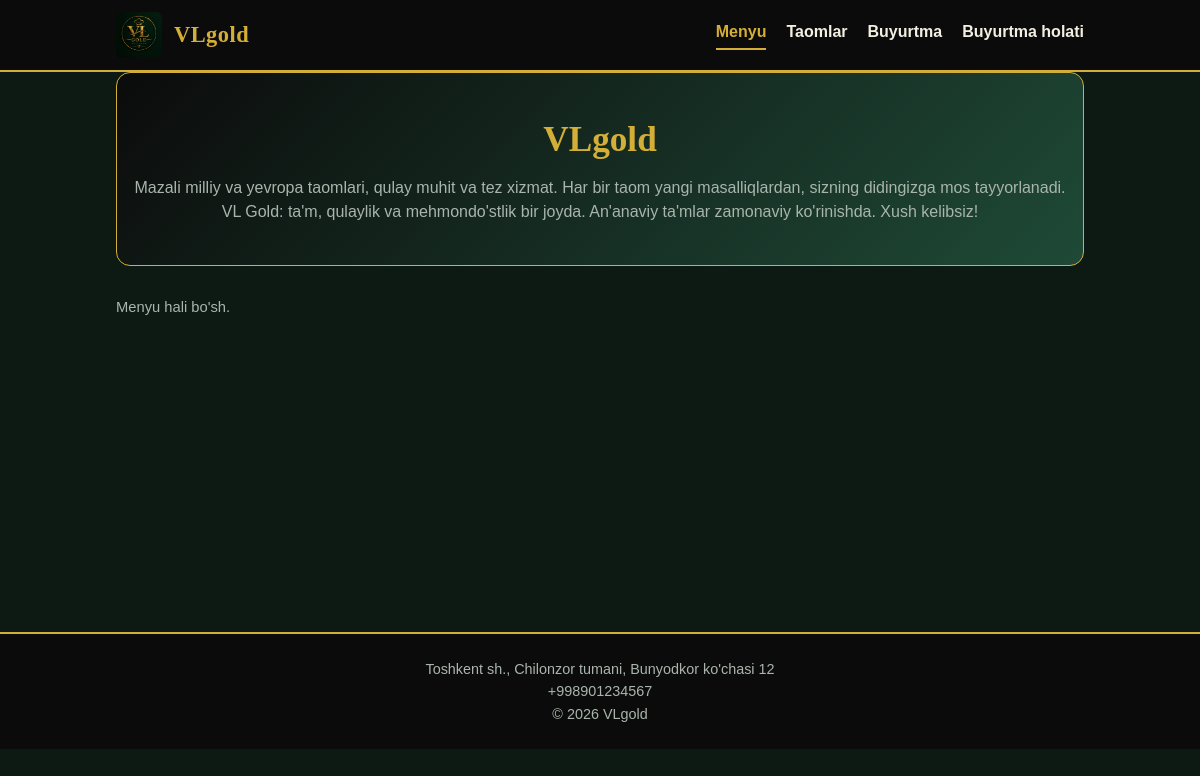
The page / on the database its author committed.
### VLhomeapp/models.py (models this page shows, shortened)
class Restaurant(models.Model):
    name = models.CharField(max_length=150)
    logo = models.ImageField(upload_to="logo/", blank=True, null=True)
    phone = models.CharField(max_length=30, blank=True)
    address = models.CharField(max_length=255, blank=True)
    description = models.TextField(blank=True)

### VLhomeapp/views.py (the view)
# urls.py: path("", views.menu_list, name="menu_list"),
def menu_list(request):
    menus = Menu.objects.prefetch_related("dishes").all()
    return render(request, "vlhomeapp/menu.html", {"menus": menus})

### VLhomeapp/context_processors.py (called while the page is built)
def restaurant(request):
    return {"restaurant": Restaurant.objects.first()}

### VLhomeapp/templates/vlhomeapp/menu.html (shortened to what this page needs)
{% extends "vlhomeapp/base.html" %}
{% block content %}
    <section class="hero">
        <h1>{% if restaurant %}{{ restaurant.name }}{% else %}Restoran{% endif %}</h1>
        <p>{% if restaurant and restaurant.description %}{{ restaurant.description }}{% else %}Mazali taomlar menyusi{% endif %}</p>
    </section>
    {% for menu in menus %}
        <section class="menu-section">
            <h2>{{ menu.name }}</h2>
            {% if menu.description %}<p class="muted">{{ menu.description }}</p>{% endif %}
            <div class="dish-grid">
                {% for dish in menu.dishes.all %}
                    {% if dish.is_available %}
                    <article class="dish-card">
                        {% if dish.image %}
                            <img src="{{ dish.image.url }}" alt="{{ dish.name }}">
                        {% else %}
                            <div class="no-image">Rasm yo'q</div>
                        {% endif %}
                        <div class="dish-body">
                            <h3>{{ dish.name }}</h3>
                            <p class="muted">{{ dish.description }}</p>
                            <p class="price">{{ dish.price|floatformat:0 }} so'm</p>
                        </div>
                    </article>
                    {% endif %}
                {% empty %}
                    <p class="muted">Bu bo'limda hali taom yo'q.</p>
                {% endfor %}
            </div>
        </section>
    {% empty %}
        <p class="muted">Menyu hali bo'sh.</p>
    {% endfor %}
{% endblock %}

### VLhomeapp/templates/vlhomeapp/base.html (shortened to what this page needs)
{% load static %}
<!DOCTYPE html>
<html lang="uz">
<head>
    <link rel="stylesheet" href="{% static 'vlhomeapp/style.css' %}">
</head>
<body>
    <header class="site-header">
        <div class="container header-inner">
            <a href="{% url 'menu_list' %}" class="brand">
                {% if restaurant and restaurant.logo %}
                    <img src="{{ restaurant.logo.url }}" alt="{{ restaurant.name }}" class="brand-logo">
                {% endif %}
                <span>{% if restaurant %}{{ restaurant.name }}{% else %}Restoran{% endif %}</span>
            </a>
                        <nav class="nav">
                <a href="{% url 'menu_list' %}" class="{% if request.resolver_match.url_name == 'menu_list' %}active{% endif %}">Menyu</a>
                <a href="{% url 'dish_list' %}" class="{% if request.resolver_match.url_name == 'dish_list' %}active{% endif %}">Taomlar</a>
                <a href="{% url 'order_create' %}" class="{% if request.resolver_match.url_name == 'order_create' %}active{% endif %}">Buyurtma</a>
                <a href="{% url 'order_lookup' %}" class="{% if request.resolver_match.url_name == 'order_lookup' or request.resolver_match.url_name == 'order_detail' %}active{% endif %}">Buyurtma holati</a>
            </nav>
        </div>
    </header>
    <main class="container">
        {% block content %}{% endblock %}
    </main>
    <footer class="site-footer">
        <div class="container">
            {% if restaurant %}
                <p>{{ restaurant.address }}</p>
                <p>{{ restaurant.phone }}</p>
            {% endif %}
            <p>&copy; {% now "Y" %} {% if restaurant %}{{ restaurant.name }}{% else %}Restoran{% endif %}</p>
        </div>
    </footer>
</body>
</html>

### VLhomeapp/static/vlhomeapp/style.css (style rules this page uses)
:root { --gold: #d4af37; --gold-light: #f0d77a; --black: #0b0b0b; --bg: #0d1a14; --card: #14261d; --accent: #1f4a37; --text: #f3efe2; --muted: #a9b5ac; }
* { box-sizing: border-box; margin: 0; padding: 0; }
body { font-family: Arial, Helvetica, sans-serif; background: var(--bg); color: var(--text); line-height: 1.55; }
h1, h2, h3, .brand { font-family: Georgia, "Times New Roman", serif; }
.container { max-width: 1000px; margin: 0 auto; padding: 0 16px; }
.site-header { background: var(--black); border-bottom: 2px solid var(--gold); position: sticky; top: 0; z-index: 10; }
.header-inner { display: flex; align-items: center; justify-content: space-between; padding: 12px 16px; }
.brand { display: flex; align-items: center; gap: 12px; text-decoration: none; color: var(--gold); font-size: 1.4rem; font-weight: bold; letter-spacing: 0.5px; }
.brand-logo { height: 46px; width: auto; border-radius: 6px; }
.nav { display: flex; gap: 20px; }
.nav a { text-decoration: none; color: var(--text); font-weight: 600; padding-bottom: 3px; border-bottom: 2px solid transparent; transition: 0.2s; }
.hero { text-align: center; padding: 40px 16px; margin-bottom: 30px; background: linear-gradient(135deg, var(--black), var(--accent)); border: 1px solid var(--gold); border-radius: 14px; }
.hero h1 { color: var(--gold); font-size: 2.2rem; margin-bottom: 8px; }
.hero p { color: var(--muted); }
main { padding-top: 28px; padding-bottom: 40px; min-height: 70vh; }
.muted { color: var(--muted); font-size: 0.92rem; }
.site-footer { background: var(--black); color: var(--muted); text-align: center; padding: 24px 0; font-size: 0.9rem; border-top: 2px solid var(--gold); }
.nav a.active { color: var(--gold); border-bottom-color: var(--gold); }

### rows shown on the page
Restaurant: logo (picture), name "VLgold", description "Mazali milliy va yevropa taomlari, qulay muhit va tez xizmat. Har bir taom yangi masalliqlardan, sizning didingizga mos tayyorlanadi. VL Gold: ta'm, qulaylik va mehmondo'stlik bir joyda. An'anaviy ta'mlar zamonaviy ko'rinishda. Xush kelibsiz!", address "Toshkent sh., Chilonzor tumani, Bunyodkor ko'chasi 12", phone "+998901234567"
